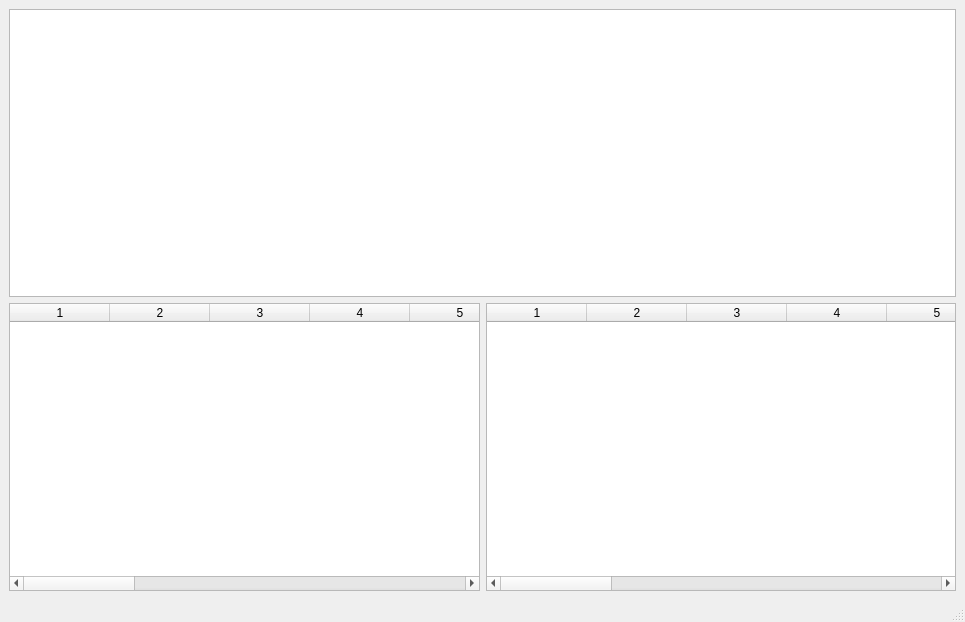
<?xml version="1.0" encoding="UTF-8"?>
<ui version="4.0">
 <class>MainWindow</class>
 <widget class="QMainWindow" name="MainWindow">
  <property name="geometry">
   <rect>
    <x>0</x>
    <y>0</y>
    <width>965</width>
    <height>622</height>
   </rect>
  </property>
  <property name="windowTitle">
   <string>MainWindow</string>
  </property>
  <widget class="QWidget" name="centralwidget">
   <layout class="QGridLayout" name="gridLayout">
    <item row="0" column="0" colspan="2">
     <widget class="QTreeWidget" name="info">
      <attribute name="headerVisible">
       <bool>false</bool>
      </attribute>
      <column>
       <property name="text">
        <string notr="true">1</string>
       </property>
      </column>
     </widget>
    </item>
    <item row="1" column="0">
     <widget class="QTableWidget" name="data">
      <property name="horizontalScrollBarPolicy">
       <enum>Qt::ScrollBarAsNeeded</enum>
      </property>
      <property name="showGrid">
       <bool>false</bool>
      </property>
      <property name="columnCount">
       <number>16</number>
      </property>
      <column/>
      <column/>
      <column/>
      <column/>
      <column/>
      <column/>
      <column/>
      <column/>
      <column/>
      <column/>
      <column/>
      <column/>
      <column/>
      <column/>
      <column/>
      <column/>
     </widget>
    </item>
    <item row="1" column="1">
     <widget class="QTableWidget" name="fig">
      <property name="showGrid">
       <bool>false</bool>
      </property>
      <property name="columnCount">
       <number>16</number>
      </property>
      <column/>
      <column/>
      <column/>
      <column/>
      <column/>
      <column/>
      <column/>
      <column/>
      <column/>
      <column/>
      <column/>
      <column/>
      <column/>
      <column/>
      <column/>
      <column/>
     </widget>
    </item>
   </layout>
  </widget>
  <widget class="QMenuBar" name="menubar">
   <property name="geometry">
    <rect>
     <x>0</x>
     <y>0</y>
     <width>965</width>
     <height>21</height>
    </rect>
   </property>
  </widget>
  <widget class="QStatusBar" name="statusbar"/>
 </widget>
 <resources/>
 <connections/>
</ui>
